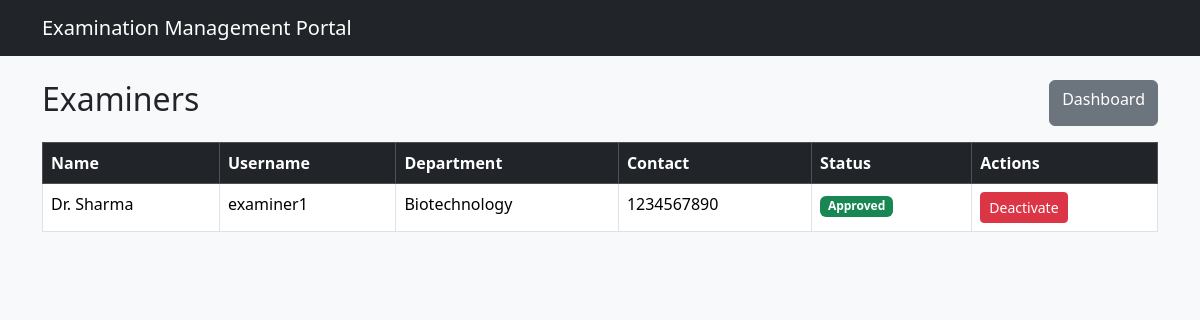
The app's page /admin/examiners (signed in) with its own data.
### models.py (models this page shows, shortened)
class User(UserMixin, db.Model):
    __tablename__ = 'users'
    id = db.Column(db.Integer, primary_key=True)
    username = db.Column(db.String(80), unique=True, nullable=False)
    email = db.Column(db.String(120), unique=True, nullable=False)
    password_hash = db.Column(db.String(256), nullable=False)
    role = db.Column(db.String(20), nullable=False)  # 'admin', 'examiner', 'student'
    full_name = db.Column(db.String(120), nullable=False)
    created_at = db.Column(db.DateTime, default=datetime.utcnow)
    examiner_profile = db.relationship('ExaminerProfile', backref='user', uselist=False)

class ExaminerProfile(db.Model):
    __tablename__ = 'examiner_profiles'
    id = db.Column(db.Integer, primary_key=True)
    user_id = db.Column(db.Integer, db.ForeignKey('users.id'), unique=True, nullable=False)
    department = db.Column(db.String(100))
    contact = db.Column(db.String(20))
    status = db.Column(db.String(20), default='Pending')  # Pending / Approved / Deactivated
    created_at = db.Column(db.DateTime, default=datetime.utcnow)

### routes/admin.py (the view)
@admin_bp.route('/examiners')
@role_required('admin')
def examiners():
    examiners = User.query.filter_by(role='examiner').order_by(User.full_name).all()
    return render_template('admin/examiners.html', examiners=examiners)

### app.py (called while the page is built)
@login_manager.user_loader
def load_user(user_id):
    return User.query.get(int(user_id))

### templates/admin/examiners.html (shortened to what this page needs)
{% extends "base.html" %}
{% block content %}
<div class="d-flex justify-content-between mb-3">
  <h2>Examiners</h2>
  <a href="{{ url_for('admin.dashboard') }}" class="btn btn-secondary">Dashboard</a>
</div>
<table class="table table-bordered table-hover">
  <thead class="table-dark">
    <tr><th>Name</th><th>Username</th><th>Department</th><th>Contact</th><th>Status</th><th>Actions</th></tr>
  </thead>
  <tbody>
    {% for u in examiners %}
    <tr>
      <td>{{ u.full_name }}</td>
      <td>{{ u.username }}</td>
      <td>{{ u.examiner_profile.department if u.examiner_profile else '-' }}</td>
      <td>{{ u.examiner_profile.contact if u.examiner_profile else '-' }}</td>
      <td>
        {% if u.examiner_profile %}
          <span class="badge
            {% if u.examiner_profile.status == 'Approved' %}bg-success
            {% elif u.examiner_profile.status == 'Pending' %}bg-warning
            {% else %}bg-danger{% endif %}">
            {{ u.examiner_profile.status }}
          </span>
        {% else %}-{% endif %}
      </td>
      <td>
        {% if u.examiner_profile and u.examiner_profile.status != 'Deactivated' %}
          <form action="{{ url_for('admin.deactivate_examiner', user_id=u.id) }}" method="POST" class="d-inline">
            <button class="btn btn-sm btn-danger">Deactivate</button>
          </form>
        {% endif %}
      </td>
    </tr>
    {% else %}
    <tr><td colspan="6" class="text-center">No examiners registered yet.</td></tr>
    {% endfor %}
  </tbody>
</table>
{% endblock %}

### records on screen
User: full_name "Dr. Sharma", username "examiner1", examiner_profile "Biotechnology", examiner_profile "1234567890", examiner_profile.status "Approved"
